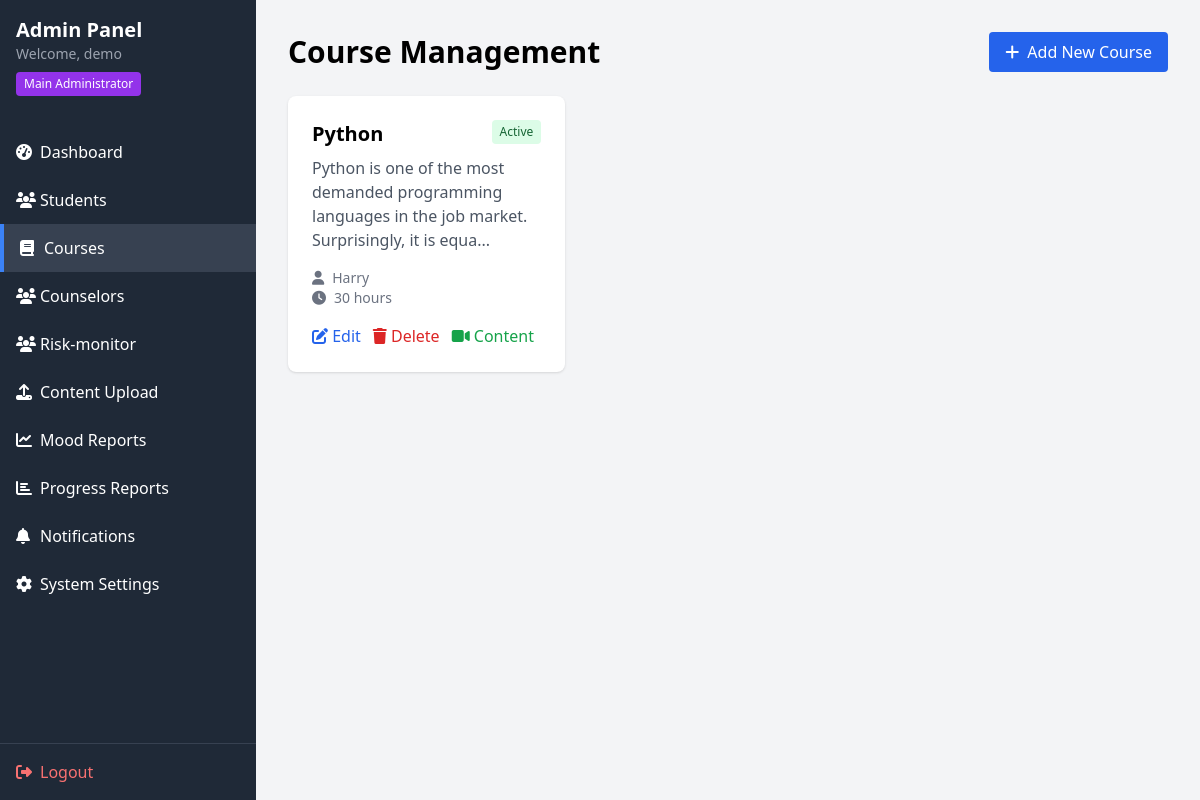
The page /courses.php (signed in) on the database its author committed.
### tables this page shows
CREATE TABLE `courses` (
  `id` int(11) NOT NULL,
  `title` varchar(200) NOT NULL,
  `description` text DEFAULT NULL,
  `instructor` varchar(100) DEFAULT NULL,
  `duration` varchar(50) DEFAULT NULL,
  `status` enum('active','inactive') DEFAULT 'active',
  `created_at` timestamp NOT NULL DEFAULT current_timestamp()
);

### courses.php (the view, shortened to what this page needs)
<?php
require_once '../includes/auth.php';
$stmt = $pdo->query("SELECT * FROM courses ORDER BY created_at DESC");
$courses = $stmt->fetchAll();
?>
<!DOCTYPE html>
<html lang="en">
<head>
    <script src="https://cdn.tailwindcss.com"></script>
    <link rel="stylesheet" href="https://cdnjs.cloudflare.com/ajax/libs/font-awesome/6.4.0/css/all.min.css">
</head>
<body class="bg-gray-100">
    <div class="flex h-screen">
        <?php include 'sidebar.php'; ?>
        <div class="flex-1 overflow-auto">
            <div class="p-8">
                <div class="flex justify-between items-center mb-6">
                    <h1 class="text-3xl font-bold">Course Management</h1>
                    <button onclick="openAddModal()" class="bg-blue-600 text-white px-4 py-2 rounded hover:bg-blue-700">
                        <i class="fas fa-plus mr-2"></i>Add New Course
                    </button>
                </div>
                <div class="grid grid-cols-1 md:grid-cols-2 lg:grid-cols-3 gap-6">
                    <?php foreach ($courses as $course): ?>
                    <div class="bg-white rounded-lg shadow overflow-hidden">
                        <div class="p-6">
                            <div class="flex justify-between items-start">
                                <h3 class="text-xl font-bold mb-2"><?= htmlspecialchars($course['title']) ?></h3>
                                <span class="px-2 py-1 text-xs rounded <?= $course['status'] == 'active' ? 'bg-green-100 text-green-800' : 'bg-red-100 text-red-800' ?>">
                                    <?= ucfirst($course['status']) ?>
                                </span>
                            </div>
                            <p class="text-gray-600 mb-4"><?= substr(htmlspecialchars($course['description']), 0, 100) ?>...</p>
                            <p class="text-sm text-gray-500"><i class="fas fa-user mr-2"></i><?= htmlspecialchars($course['instructor']) ?></p>
                            <p class="text-sm text-gray-500"><i class="fas fa-clock mr-2"></i><?= htmlspecialchars($course['duration']) ?></p>
                            <div class="mt-4 flex space-x-3">
                                <button onclick="editCourse(<?= $course['id'] ?>, '<?= htmlspecialchars(addslashes($course['title'])) ?>', '<?= htmlspecialchars(addslashes($course['description'])) ?>', '<?= htmlspecialchars(addslashes($course['instructor'])) ?>', '<?= htmlspecialchars($course['duration']) ?>', '<?= $course['status'] ?>')" class="text-blue-600 hover:text-blue-900">
                                    <i class="fas fa-edit"></i> Edit
                                </button>
                                <a href="?delete=<?= $course['id'] ?>" onclick="return confirm('Are you sure?')" class="text-red-600 hover:text-red-900">
                                    <i class="fas fa-trash"></i> Delete
                                </a>
                                <a href="content.php?course_id=<?= $course['id'] ?>" class="text-green-600 hover:text-green-900">
                                    <i class="fas fa-video"></i> Content
                                </a>
                            </div>
                        </div>
                    </div>
                    <?php endforeach; ?>
                </div>
            </div>
        </div>
    </div>
</body>
</html>

### rows shown on the page
courses: title "Python", status "Active", description "Python is one of the most demanded programming languages in the job market. Surprisingly, it is equa", instructor "Harry", duration "30 hours"

### other values the page prints
$_SESSION['name'] "demo"
